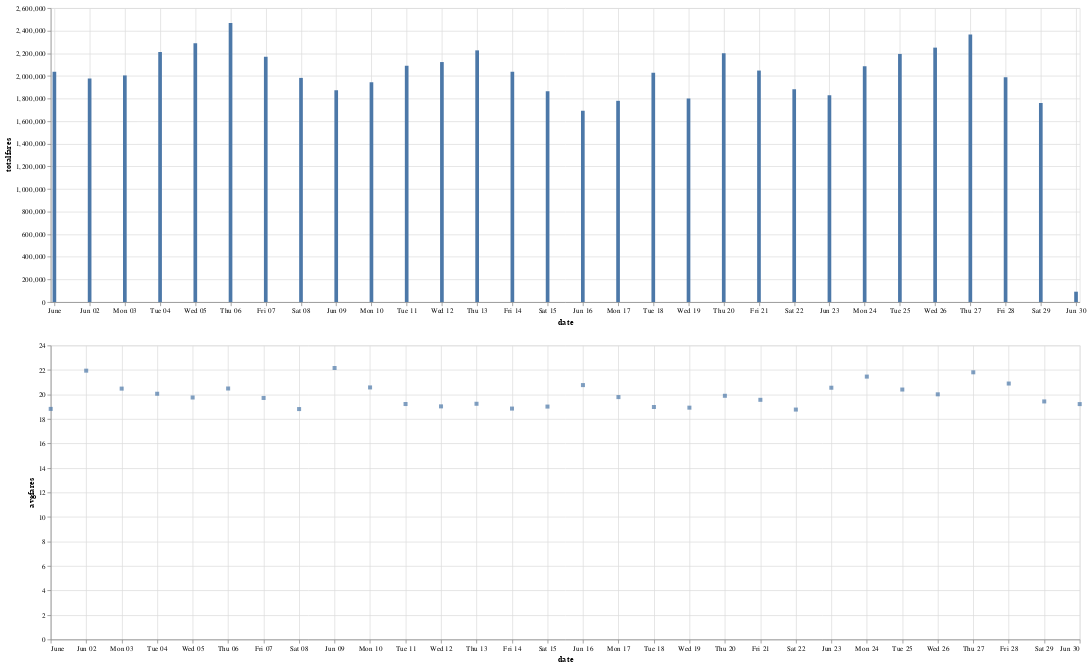

The cell this chart's notebook holds for it:
### Code cell
import altair as alt
brush = alt.selection_interval()
details = alt.Chart(data).mark_bar().encode(alt.X('date:T'),  alt.Y('totalfares:Q'), tooltip=[alt.Tooltip('date:T',format='%Y-%m-%d %H'),'totalfares:Q']
).properties( width=1400,  height=400 ).add_params( brush)

summary = alt.Chart(data).mark_square().encode( alt.X('date:T'), alt.Y('avgfares:Q'), tooltip=['avgfares:Q'] ).properties(  width=1400,  height=400).transform_filter( brush)
details & summary

### Figure 1 — Vega-Lite specification as saved in the notebook (floating-point values rounded to 4 significant figures)
{"config": {"view": {"continuousWidth": 300, "continuousHeight": 300}}, "vconcat": [{"mark": {"type": "bar"}, "encoding": {"tooltip": [{"field": "date", "format": "%Y-%m-%d %H", "type": "temporal"}, {"field": "totalfares", "type": "quantitative"}], "x": {"field": "date", "type": "temporal"}, "y": {"field": "totalfares", "type": "quantitative"}}, "height": 400, "name": "view_5", "width": 1400}, {"mark": {"type": "square"}, "encoding": {"tooltip": [{"field": "avgfares", "type": "quantitative"}], "x": {"field": "date", "type": "temporal"}, "y": {"field": "avgfares", "type": "quantitative"}}, "height": 400, "transform": [{"filter": {"param": "param_5"}}], "width": 1400}], "data": {"name": "data-f3b92884e4c75bd516e5bbca18b7115a"}, "params": [{"name": "param_5", "select": {"type": "interval"}, "views": ["view_5"]}], "$schema": "https://vega.github.io/schema/vega-lite/v5.20.1.json", "datasets": {"data-f3b92884e4c75bd516e5bbca18b7115a": [{"date": "2024-06-30T00:00:00.000000", "totalfares": 91920.0, "avgfares": 19.21}, {"date": "2024-06-29T00:00:00.000000", "totalfares": 1761000.0, "avgfares": 19.43}, {"date": "2024-06-28T00:00:00.000000", "totalfares": 1987000.0, "avgfares": 20.89}, {"date": "2024-06-27T00:00:00.000000", "totalfares": 2367000.0, "avgfares": 21.81}, {"date": "2024-06-26T00:00:00.000000", "totalfares": 2250000.0, "avgfares": 20.01}, {"date": "2024-06-25T00:00:00.000000", "totalfares": 2195000.0, "avgfares": 20.4}, {"date": "2024-06-24T00:00:00.000000", "totalfares": 2085000.0, "avgfares": 21.46}, {"date": "2024-06-23T00:00:00.000000", "totalfares": 1830000.0, "avgfares": 20.55}, {"date": "2024-06-22T00:00:00.000000", "totalfares": 1883000.0, "avgfares": 18.77}, {"date": "2024-06-21T00:00:00.000000", "totalfares": 2047000.0, "avgfares": 19.56}, {"date": "2024-06-20T00:00:00.000000", "totalfares": 2200000.0, "avgfares": 19.89}, {"date": "2024-06-19T00:00:00.000000", "totalfares": 1800000.0, "avgfares": 18.92}, {"date": "2024-06-18T00:00:00.000000", "totalfares": 2028000.0, "avgfares": 18.97}, {"date": "2024-06-17T00:00:00.000000", "totalfares": 1780000.0, "avgfares": 19.78}, {"date": "2024-06-16T00:00:00.000000", "totalfares": 1692000.0, "avgfares": 20.76}, {"date": "2024-06-15T00:00:00.000000", "totalfares": 1866000.0, "avgfares": 19.01}, {"date": "2024-06-14T00:00:00.000000", "totalfares": 2036000.0, "avgfares": 18.85}, {"date": "2024-06-13T00:00:00.000000", "totalfares": 2226000.0, "avgfares": 19.24}, {"date": "2024-06-12T00:00:00.000000", "totalfares": 2123000.0, "avgfares": 19.03}, {"date": "2024-06-11T00:00:00.000000", "totalfares": 2089000.0, "avgfares": 19.22}, {"date": "2024-06-10T00:00:00.000000", "totalfares": 1944000.0, "avgfares": 20.57}, {"date": "2024-06-09T00:00:00.000000", "totalfares": 1873000.0, "avgfares": 22.16}, {"date": "2024-06-08T00:00:00.000000", "totalfares": 1983000.0, "avgfares": 18.81}, {"date": "2024-06-07T00:00:00.000000", "totalfares": 2171000.0, "avgfares": 19.71}, {"date": "2024-06-06T00:00:00.000000", "totalfares": 2468000.0, "avgfares": 20.49}, {"date": "2024-06-05T00:00:00.000000", "totalfares": 2290000.0, "avgfares": 19.75}, {"date": "2024-06-04T00:00:00.000000", "totalfares": 2211000.0, "avgfares": 20.06}, {"date": "2024-06-03T00:00:00.000000", "totalfares": 2004000.0, "avgfares": 20.48}, {"date": "2024-06-02T00:00:00.000000", "totalfares": 1976000.0, "avgfares": 21.94}, {"date": "2024-06-01T00:00:00.000000", "totalfares": 2037000.0, "avgfares": 18.82}]}}
